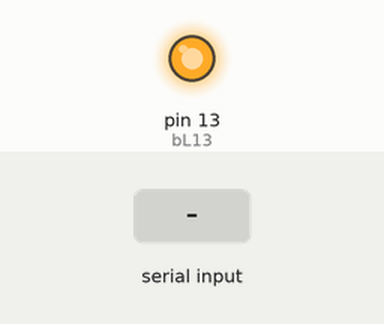
Simulated run of this sketch. Board: Arduino Uno, built with avr-gcc and run on an emulated ATmega328P. Shown: output pins drawn as LEDs (lit = HIGH). The test bench sets the inputs (shaded band). What the sketch prints to the serial monitor is not drawn.

Above: at 0.01 s.
At 2.2 s:
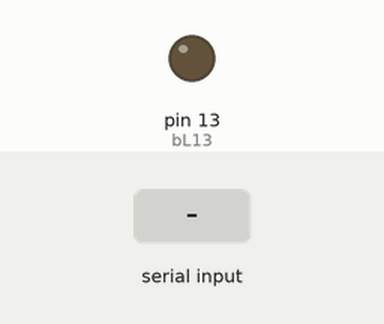
2.3 s: byte 30 received over Serial
Timing chart, 0 to 5.3 s (numbered marks = the images above; inputs shaded):
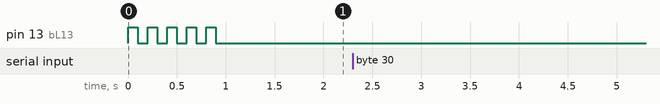

The sketch:

RS232_test_1_RX.ino
```cpp
// PORTB5 -> LED du board Diduino – Arduino
#define bL13 PORTB5
#define      L13Read   bitRead (  PINB, bL13 )
#define      L13Set    bitSet  ( PORTB, bL13 )
#define      L13Clear  bitClear( PORTB, bL13 )
#define      L13Toggle PORTB ^= 1<<bL13
// PORTD7 -> LED 0
#define bL0  PORTD7
#define      L0Read    bitRead (  PIND,      bL0 )
#define      L0Set     bitSet  ( PORTD,      bL0 )
#define      L0Clear   bitClear( PORTD,      bL0 )
#define      L0Toggle            PORTD ^= 1<<bL0

int incomingByte = 0;

void setup()
{
    Serial.begin( 9600 );
    bitSet( DDRB, bL13 );
    for( int i=0; i<10; i++ )
    {
        L13Toggle;
        L0Toggle;
        delay( 100 );
    }
}

void loop()
{
    if( Serial.available() > 0 )
    {
        incomingByte = Serial.read();
        Serial.print( "TX reception " );
        Serial.println( incomingByte, DEC );
        L0Toggle;
        delay( 100 );
    }
}


/*
PRISE USB + ALIM

 tty.usbmodem14241
 tty.usbmodem14231
 tty.usbmodem14221
tty.usbmodem142141
tty.usbmodem142131
tty.usbmodem142121
tty.usbmodem142111


*/
```

Measured:
- after the input at 2.3 s, every drawn part: stays the same
